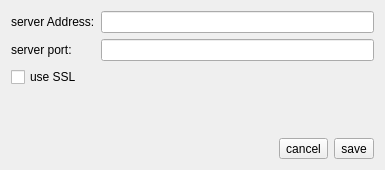
<?xml version="1.0" encoding="UTF-8"?>
<ui version="4.0">
 <class>LoginSettingsDialog</class>
 <widget class="QDialog" name="LoginSettingsDialog">
  <property name="geometry">
   <rect>
    <x>0</x>
    <y>0</y>
    <width>385</width>
    <height>170</height>
   </rect>
  </property>
  <property name="windowTitle">
   <string>Server Settings</string>
  </property>
  <layout class="QVBoxLayout" name="verticalLayout">
   <item>
    <layout class="QFormLayout" name="formLayout">
     <item row="0" column="0">
      <widget class="QLabel" name="label">
       <property name="text">
        <string>server Address:</string>
       </property>
      </widget>
     </item>
     <item row="0" column="1">
      <widget class="QLineEdit" name="serverAddressLE"/>
     </item>
     <item row="1" column="0">
      <widget class="QLabel" name="label_2">
       <property name="text">
        <string>server port:       </string>
       </property>
      </widget>
     </item>
     <item row="1" column="1">
      <widget class="QLineEdit" name="serverPortLE"/>
     </item>
     <item row="2" column="0">
      <widget class="QCheckBox" name="sslCB">
       <property name="text">
        <string>use SSL</string>
       </property>
      </widget>
     </item>
    </layout>
   </item>
   <item>
    <layout class="QHBoxLayout" name="horizontalLayout">
     <item>
      <spacer name="horizontalSpacer">
       <property name="orientation">
        <enum>Qt::Horizontal</enum>
       </property>
       <property name="sizeHint" stdset="0">
        <size>
         <width>40</width>
         <height>20</height>
        </size>
       </property>
      </spacer>
     </item>
     <item>
      <widget class="QToolButton" name="cancelButton">
       <property name="text">
        <string>cancel</string>
       </property>
       <property name="icon">
        <iconset resource="../../qrc.qrc">
         <normaloff>:/icons/color/icons8-cancel-480.png</normaloff>:/icons/color/icons8-cancel-480.png</iconset>
       </property>
       <property name="iconSize">
        <size>
         <width>32</width>
         <height>32</height>
        </size>
       </property>
       <property name="toolButtonStyle">
        <enum>Qt::ToolButtonTextBesideIcon</enum>
       </property>
      </widget>
     </item>
     <item>
      <widget class="QToolButton" name="saveButton">
       <property name="text">
        <string>save</string>
       </property>
       <property name="icon">
        <iconset resource="../../qrc.qrc">
         <normaloff>:/icons/color/icons8-checked-96.png</normaloff>:/icons/color/icons8-checked-96.png</iconset>
       </property>
       <property name="iconSize">
        <size>
         <width>32</width>
         <height>32</height>
        </size>
       </property>
       <property name="toolButtonStyle">
        <enum>Qt::ToolButtonTextBesideIcon</enum>
       </property>
      </widget>
     </item>
    </layout>
   </item>
  </layout>
 </widget>
 <resources>
  <include location="../../qrc.qrc"/>
 </resources>
 <connections/>
</ui>
